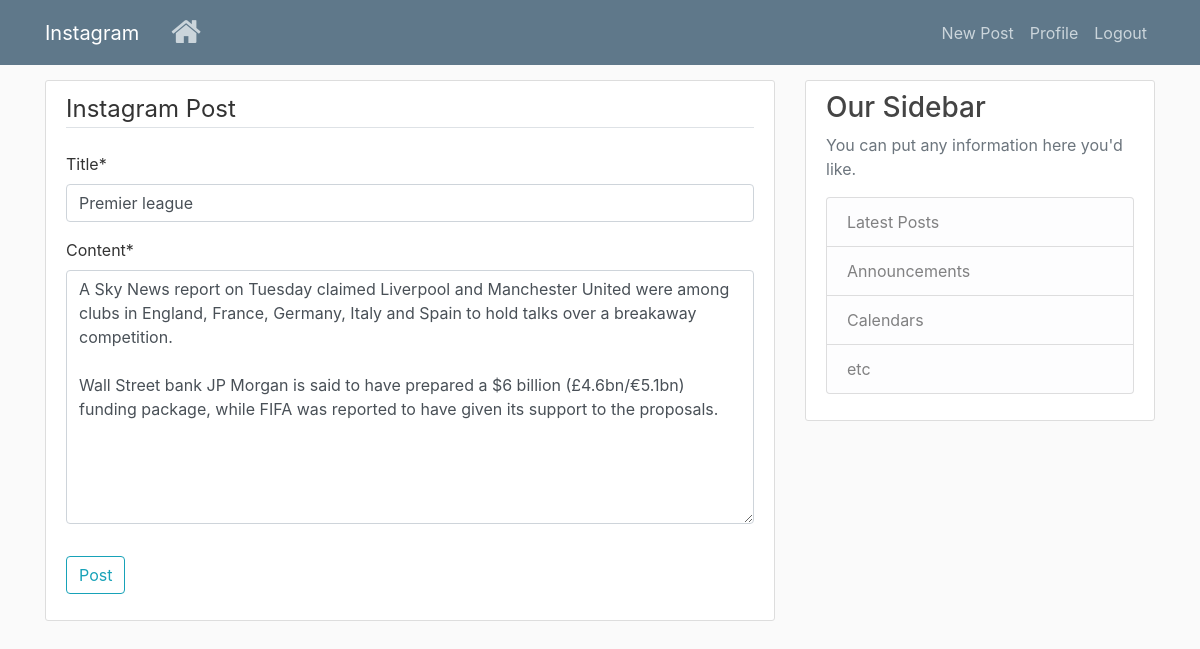
Page /post/9/update (signed in) on the committed database.
### insta/models.py (models this page shows, shortened)
class Post(models.Model):
    image = models.ImageField(upload_to='posts/')
    title = models.CharField(max_length=100)
    content = models.TextField()
    date_posted = models.DateTimeField(default=timezone.now)
    author = models.ForeignKey(User,on_delete=models.CASCADE)

### insta/views.py (the view, shortened to what this page needs)
# urls.py: path('post/<int:pk>/update', PostUpdateView.as_view(), name='post-update'),
class PostUpdateView(LoginRequiredMixin, UserPassesTestMixin, UpdateView):
    model = Post
    fields = ['title', 'content']
    def test_func(self):
        post = self.get_object()
        if self.request.user == post.author:
            return True
        return False

### insta/templates/insta/post_form.html (shortened to what this page needs)
{% extends 'insta/base.html' %}
{% load crispy_forms_tags %}
{% block content %}
    <div class="content-section">
        <form method="POST" enctype="multipart/form-data">
            <fieldset class="form-group">
                <legend class="border-bottom mb-4">Instagram Post</legend>
                {{ form|crispy }}
            </fieldset>
            <div class="form-group">
                <button class="btn btn-outline-info" type="submit">Post</button>
            </div>
        </form>
    </div>
{% endblock content %}

### insta/static/insta/main.css (style rules this page uses)
body { background: #fafafa; color: #333333; margin-top: 5rem; }
.content-section { background: #ffffff; padding: 10px 20px; border: 1px solid #dddddd; border-radius: 3px; margin-bottom: 20px; }

### rows in the picture
Post: title "Premier league", content "A Sky News report on Tuesday claimed Liverpool and Manchester United were among clubs in England, France, Germany, Italy and Spain to hold talks over a breakaway competition. Wall Street bank JP Morgan is said to have prepared a $6 billion (£4.6bn/€5.1bn) funding package, while FIFA was reported to have given its support to the proposals."
